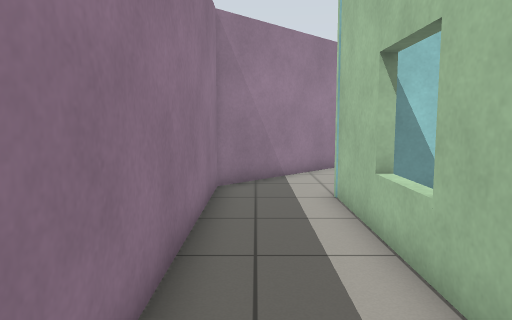
View 1 (above)

24 first-person views from a walk through a robot-simulator world made for Gazebo. The camera is 0.94 m above the floor, tilts 6° down and sees 70° across. The floor is counted in squares, 0.5 m on a side. Each view is taken from the middle of a square. On the plan, view 1 faces up. The plan holds only what a view shows up to about 18 squares ahead; the rest is blank. Simple patterns stand in for the simulator's built-in surfaces.

View 2
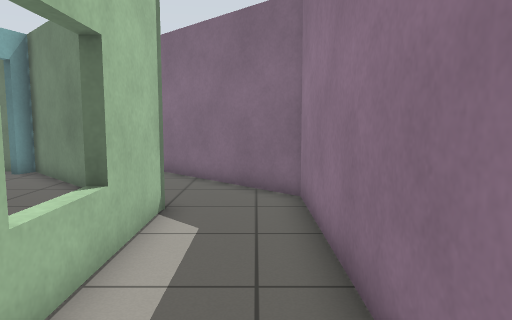

View 3
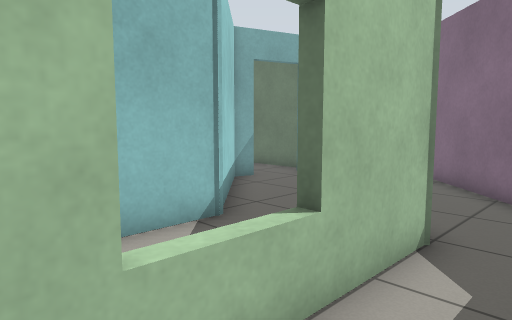

View 4
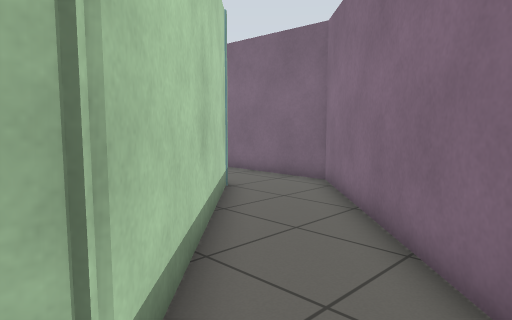

View 5
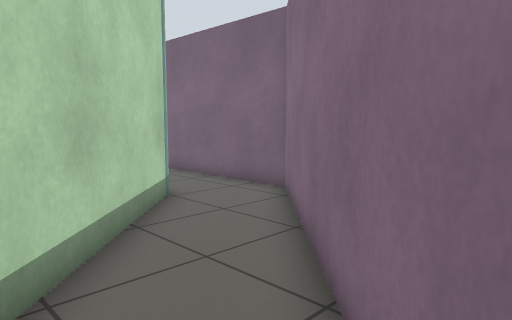

View 6
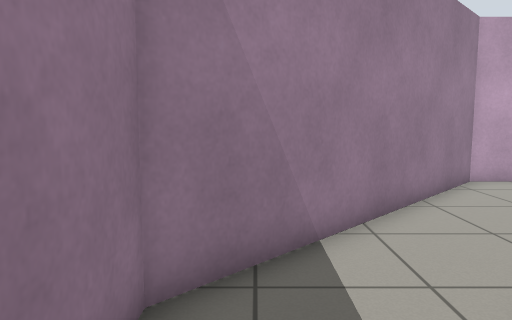

View 7
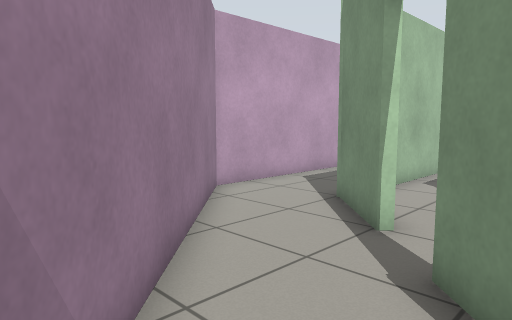

View 8
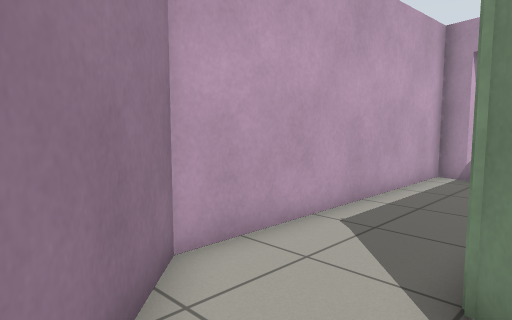

View 9
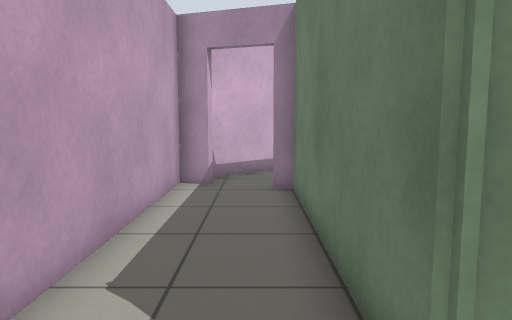

View 10
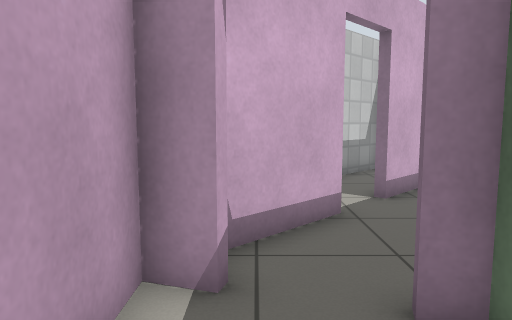

View 11
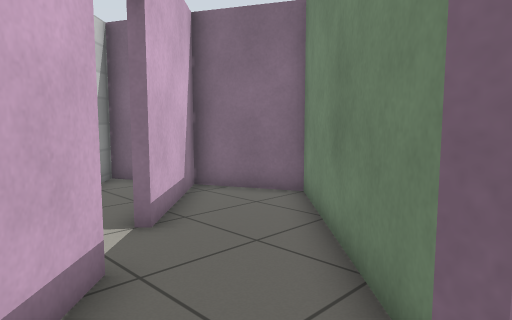

View 12
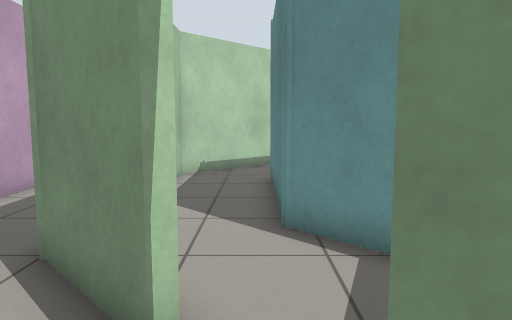

View 13
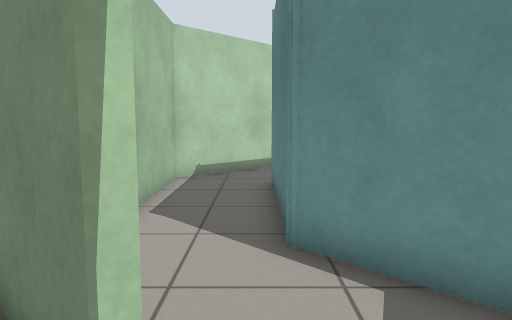

View 14
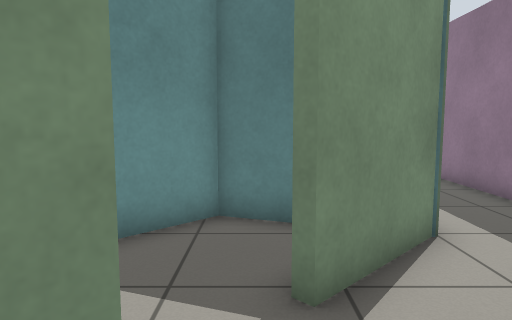

View 15
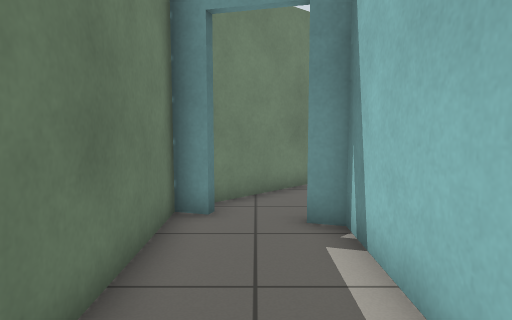

View 16
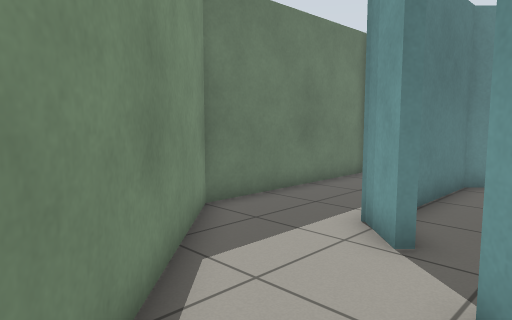

View 17
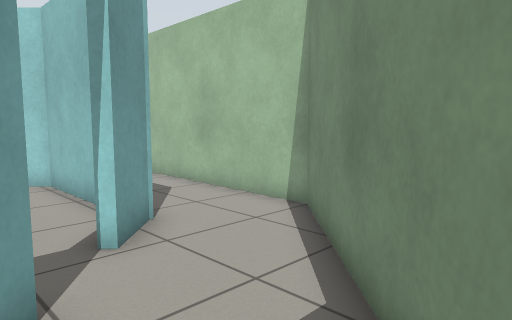

View 18
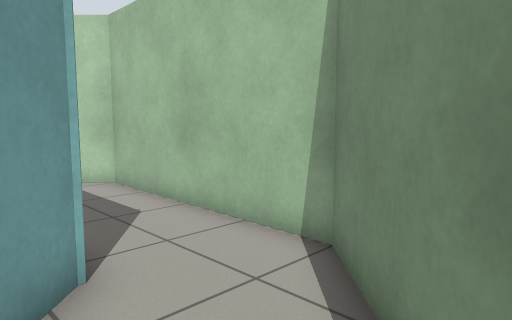

View 19
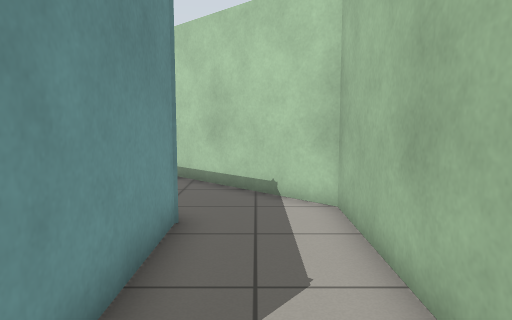

View 20
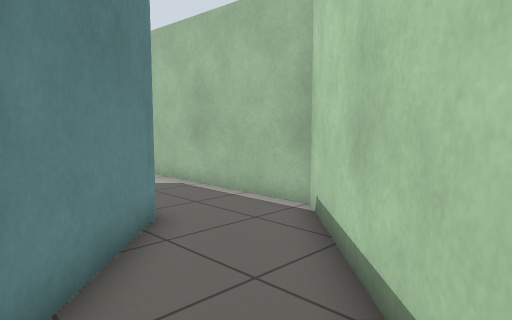

View 21
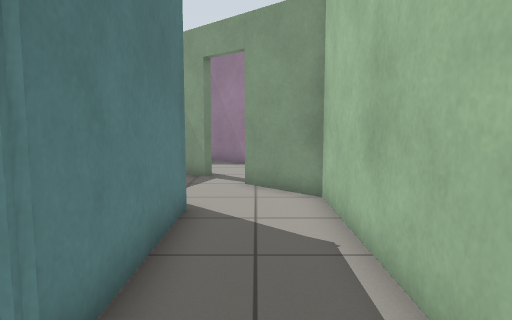

View 22
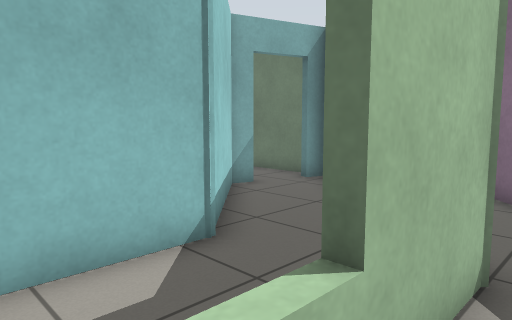

View 23
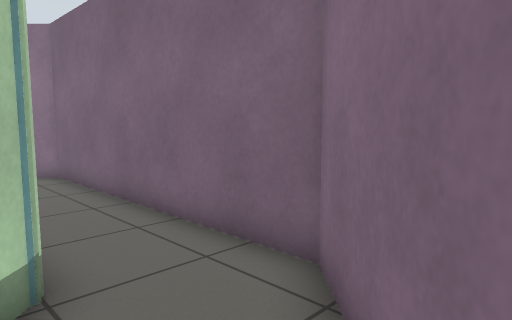

View 24
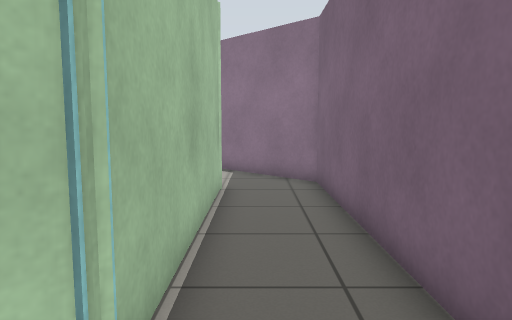

### Floor plan
Points are (right, up) in squares from view 1. A wall is a line through its corners. A room is listed if a view was taken in it or the views show most of it. See-through windows are left out.
Room 1 (views 1, 2, 3, 4, 5, 6, 7, 8, 9, 10, 11, 12, 13, 14, 22, 23, 24)
walls: (16, -5) (8.3, -5) (2, 1.2) (2, 9.1) (4.5, 11.6); (5.7, 12.8) (7.9, 15) (16.1, 15) (16.2, 15.5); (17.1, 18.3) (6.7, 18.3) (-1.1, 10.5) (-1.1, -0.1) (6.7, -7.9) (17.3, -7.9) (20.6, -4.6)
ways out: open door at (5, 12) to room 3; open door at (6, 13) to room 3; open door at (16.7, 16.3) to room 5
Room 2 (views 15, 17, 18)
walls: (13.9, -1.4) (9.4, -1.4); (15.9, -0.2) (14.7, -1.4); (9.6, -1.2) (9.3, -2.2); (8.8, -3.9) (8.5, -4.7); (8.4, -4.7) (16, -4.7) (20.1, -0.6)
ways out: opening at (19, 1) to room 3; open door at (9, -3) to room 4; open door at (16, 0); open door at (17, 1)
Room 3 (views 16, 19, 20, 21)
walls: (16.1, 14.7) (8, 14.7) (6, 12.7); (18.5, 7.6) (18.5, 3); (21.8, 8.9) (16, 14.8); (18.6, 2.5) (17.2, 1.1); (4.7, 11.3) (3.7, 10.4); (4.3, 8.4) (5.8, 7.8) (9.4, 11.5) (14.7, 11.5) (17.8, 8.5); (20.1, -0.6) (21.7, 1) (21.8, 9.1)
ways out: open door at (5, 12) to room 1; open door at (6, 13) to room 1; opening at (19, 1) to room 2
Room 4 (no view inside)
walls: (4.7, -1) (8.2, -4.6); (9, -2.1) (9.3, -1.3) (5.6, 2.4) (5.6, 5.4); (4.1, 8.1) (3.1, 8.5)
ways out: open door at (9, -3) to room 2
Room 5 (no view inside)
walls: (20.4, 15.2) (18.1, 17.5); (16.9, 14.3) (22, 9.2) (25, 10.6) (21.8, 13.8)
ways out: open door at (16.7, 16.3) to room 1; open door at (21, 15); open door at (22, 14)

Positions as (right, up) in squares from view 1, and headings:
1: (0, 0), facing up
2: (0, 9), facing down
3: (0, 7), facing down-right
4: (0, 2), facing down-right
5: (0, 0), facing down-right
6: (0, 7), facing up
7: (0, 10), facing up-right
8: (4, 14), facing up-right
9: (6, 16), facing right
10: (13, 17), facing right
11: (16, 17), facing down-right
12: (3, 12), facing right
13: (4, 12), facing right
14: (5, 15), facing down
15: (16, -3), facing left
16: (21, 2), facing down-left
17: (15, -4), facing up-right
18: (17, -2), facing up-right
19: (20, 1), facing up
20: (21, 8), facing up-left
21: (17, 13), facing left
22: (1, 6), facing down-right
23: (4, -4), facing down-right
24: (6, -6), facing right
